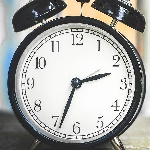
#> input picture 실습코드/lab-06/clock_150.jpg, 150 x 150 px
$ jupyter execute 'IPP-2022-1-lab-06-20185158-이은재.ipynb'
#> lines starting #> are read from the running program, lines starting #| are printed output that depends on the picture
<h1 align='center'> 영상처리 프로그래밍 실습 6</h1>

<h6 align='right'> 2022. 4. 14. </h6>

<div class="alert alert-block alert-info">

- 파일 이름에서 00000000을 자신의 학번으로, name을 자신의 이름으로 수정하세요.

- 다음 줄에 자신의 이름, 학번, 학과(전공)을 적으세요.

* 이름:   &nbsp;이은재&nbsp;          학번:    &nbsp;20185158&nbsp;         학과(전공): 빅데이터

</div>

- JupyterLab 문서의 최신 버전은 [JupyterLab Documentation](https://jupyterlab.readthedocs.io/en/stable/index.html#/)을  참고하라

- Markdown은 [Markdown Guide](https://www.markdownguide.org/)를 참고하라.
- [Markdown Cheat Sheet](https://www.markdownguide.org/cheat-sheet/)

* 제출 마감: 4월 18일 (월) 오후 6:00까지 최종본을 SmartLEAD제출

[cell 1]
import cv2
import matplotlib.pyplot as plt

import numpy as np
print("OpenCV version", cv2.__version__)
print("NumPy version", np.__version__)

## 지난 주 문제 1.

다음 조건을 모두 만족하는 프로그램을 작성하라.

- 'clock_150.jpg' 파일을 읽고, cv2.imshow 함수를 이용하여 "Clock" title을 가진 윈도우에 영상을 표시한다.
- "Clock" 윈도우 위에 마우스 오른쪽 버튼을 누르면 영상이 가로 세로 방향으로 조금씩 확대된다. 단, 최대 5 배 이상을 넘으면 더 이상 영상은 확대되지 않는다.
- "Clock" 윈도우 위에 마우스 왼쪽 버튼을 누르면 영상이 가로 세로 방향으로 조금씩 축소된다. 단, 원래 영상 크기보다 작아지면 안된다.
- 다음 숫자를 누르면 영상 확대 시 interpolation 옵션은 키보드의 숫자를 눌러서 지정한다.
  - 1: Nearest-neighbor interpolation
  - 2: Bilinear interpolation
  - 3: Cubic interpolation

[cell 2]
def onMouse(event, x, y, flags, param):
    global img2, val

    if event == cv2.EVENT_RBUTTONDOWN:
        if val < MAX_VAL:
            val = val + 1
    elif event == cv2.EVENT_LBUTTONDOWN:
        if val > 1:
            val = val - 1
    width = img.shape[1]*val
    height = img.shape[0]*val
    cv2.resizeWindow(winName, width, height)
    img2 = cv2.resize(img, (height, width), cv2.INTER_LINEAR)
    cv2.imshow(winName, img2)


def get_top_left_coordinate(val):
    space_x = (WIDTH - img.shape[1]*val)
    space_y = (HEIGHT - img.shape[0]*val)
    return space_x//2, space_y//2


file_name = 'clock_150.jpg'
img = cv2.imread(file_name)
#> img is the input picture: shape (150, 150, 3); mean B, G, R 164.7, 167.8, 167.2
val = 1
MAX_VAL = 5

img2 = img.copy()

winName = "Up-sampling an image"
cv2.namedWindow(winName, flags=1|cv2.WINDOW_GUI_NORMAL )
cv2.imshow(winName, img2)

cv2.setMouseCallback(winName, onMouse)
cv2.waitKey(0)
cv2.destroyAllWindows()

## 예제 1.
bird.jpg' 파일을 읽고, 이 영상의 R, G, B 성분의 히스토그램을 그래프로 표시하라.
### 1.1 NumnPy 배열로부터 직접 히스토그램을 구하는 방법

[cell 3]
bird = cv2.imread('bird.png')
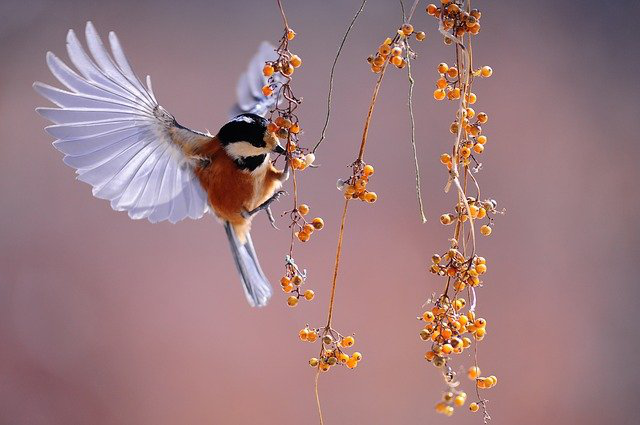
#> input picture 실습코드/lab-06/bird.png, 640 x 425 px
#> bird is the input picture: shape (425, 640, 3); mean B, G, R 128.3, 123.7, 156.4

[cell 4]
bird.shape, bird.min(), bird.max()
#> Out = ((425, 640, 3), 0, 255)

[cell 5]
hist_B = [ bird[...,0][bird[...,0]==n].size for n in range(256)] # ... = :,:,:,:....
hist_G = [ bird[...,1][bird[...,1]==n].size for n in range(256)] # ... = :,:,:,:....
hist_R = [ bird[...,2][bird[...,2]==n].size for n in range(256)] # ... = :,:,:,:....

plt.plot(range(256), hist_B, 'b')
plt.plot(range(256), hist_G, 'g')
plt.plot(range(256), hist_R, 'r')
plt.show()
#> figure, not shown here; curve peaks at x = 129, y = 9182; curve peaks at x = 127, y = 9264; curve peaks at x = 161, y = 5521

### 1.2 skimage.exposure 모듈의 histogram을 이용한 방법

[cell 6]
from skimage.exposure import histogram
help(histogram)

[cell 7]
hist_B, hist_center_B = histogram(bird[...,0])
#> hist_center_B = 256 values from 0 to 255
hist_G, hist_center_G = histogram(bird[...,1])
#> hist_center_G = 256 values from 0 to 255
hist_R, hist_center_R = histogram(bird[...,2])
#> hist_center_R = 256 values from 0 to 255
plt.plot( hist_center_B,hist_B,'b')
plt.plot( hist_center_G,hist_G,'g')
plt.plot( hist_center_R,hist_R,'r')
plt.show()

[cell 8]
hist_B, hist_center_B = histogram(bird[...,0].astype(float), nbins=8)
#> hist_B = [7932, 5361, 8113, 97544, 128273, 9304, 10063, 5410]; hist_center_B = [15.94, 47.81, 79.69, 111.6, 143.4, 175.3, 207.2, 239.1]
hist_G, hist_center_G = histogram(bird[...,1].astype(float), nbins=8)
#> hist_G = [3636, 3903, 19362, 135631, 88697, 11704, 7016, 2051]; hist_center_G has the same summary as hist_center_B
hist_R, hist_center_R = histogram(bird[...,2].astype(float), nbins=8)
#> hist_R = [1367, 890, 5839, 30405, 107116, 106868, 12467, 7048]; hist_center_R has the same summary as hist_center_B
plt.plot( hist_center_B,hist_B,'b')
plt.plot( hist_center_G,hist_G,'g')
plt.plot( hist_center_R,hist_R,'r')
plt.show()
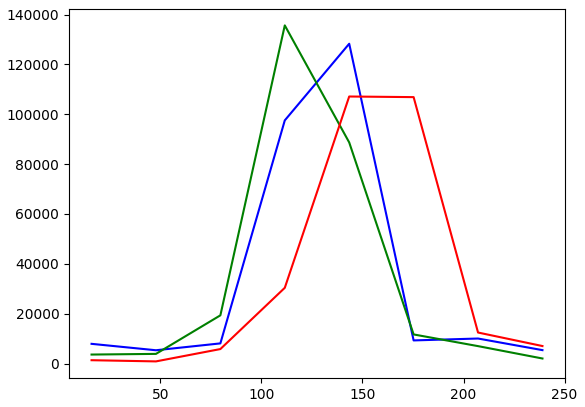
#> figure drawn by matplotlib, 1 panel

[cell 9]
hist_center_B, hist_center_G, hist_center_R
#> Out = ([15.94, 47.81, 79.69, 111.6, 143.4, 175.3, 207.2, 239.1], [15.94, 47.81, 79.69, 111.6, 143.4, 175.3, 207.2, 239.1], [15.94, 47.81, 79.69, 111.6, 143.4, 175.3, 207.2, 239.1])

### 1.3 OpenCV의 calcHist를 이용한 방법

[cell 10]
help(cv2.calcHist)

[cell 11]
hist_B = cv2.calcHist([bird], [0], None, [256], [0, 256])
#> hist_B = 256 values, max 9182 at index 129, min 80 at index 253, mean 1062.5
hist_G = cv2.calcHist([bird], [1], None, [256], [0, 256])
#> hist_G = 256 values, max 9264 at index 127, min 3 at index 254, mean 1062.5
hist_R = cv2.calcHist([bird], [2], None, [256], [0, 256])
#> hist_R = 256 values, max 5521 at index 161, min 8 at index 30, mean 1062.5

[cell 12]
hist_B.shape
#> Out = (256, 1)

[cell 13]
plt.plot(range(256), hist_B, 'b')
plt.plot(range(256), hist_G, 'g')
plt.plot(range(256), hist_R, 'r')
plt.show()

## 예제 2.
영상의 로그 변환은 다음과 같은 식으로 표현된다.

$$ g(x,y) = \frac{255}{\log(1+\max\{f(x,y)\}} \log\{1+f(x,y)\}$$

### 2.1
로그 변환 함수의 그래프를 그려라.

[cell 14]
np.round(258.6).clip(0,255) #반올림 + 자르기

[cell 15]
def log_transformation(r):
    C = 255 / np.log(256)
    s = (C * np.log(1. + r)).round(0).clip(0,255).astype(np.uint8)
    return s

r = np.arange(256)
s = log_transformation(r)
plt.plot(r,s)
plt.show()
#> figure, not shown here; curve peaks at x = 253, y = 255

### 2.2
Lookup table 방식을 이용한 로그 변환 함수를 작성하라.

[cell 16]
def lookupTable(r, lut):
    return lut[r]

C = 255 / np.log(256)
s = (C * np.log(1. + r)).round(0).clip(0,255).astype(np.uint8)
log_lut = np.array([(C * np.log(1. + r)).round(0).clip(0,255).astype(np.uint8)\
     for r in range(256)])

### 2.3
- bird.png, forest.jpg, grass.jpg 영상에 log 변환을 적용한 후에 원 영상과 변환 영상을 나란히 표시하라. (단, BGR 영상을 다음 몇 가지 color 공간으로 변환한 후에 특정 성분만 변환한 후에 다시 BGR 성분으로 변환하는 방법도 사용하라.)
  - RGB
  - Luv
  - Lab
  - YUV

- 위에서 사용한 변환 전 후 영상의 R, G, B 성분별 히스토그램을 비교하라.

[cell 17]
cv2dir = dir(cv2)
[e for e in cv2dir if 'COLOR_' in e]

[cell 18]
def show_two_images(img1, img2):
    if img1.ndim != 3 and img2.ndim != 3:
        plt.figure(figsize=(12,4))
        plt.subplot(121)
        plt.imshow(img1, cmap='gray')
        plt.subplot(122)
        plt.imshow(img2, cmap='gray')
        plt.show()
    else:
        plt.figure(figsize=(12,4))
        plt.subplot(121)
        plt.imshow(img1[...,::-1])
        plt.subplot(122)
        plt.imshow(img2[...,::-1])
        plt.show()

[cell 19]
bird = cv2.imread('bird.png')
bird_log = lookupTable(bird, log_lut)
show_two_images(bird, bird_log)

[cell 20]
bird_Luv = cv2.cvtColor(bird, cv2.COLOR_BGR2Luv)
#> bird_Luv: shape (425, 640, 3); mean of channels 0, 1, 2 139.9, 111.1, 136.4
bird_Luv[...,0] = lookupTable(bird_Luv[...,0], log_lut)
#> bird_Luv: shape (425, 640, 3); mean of channels 0, 1, 2 226, 111.1, 136.4
bird_Luv_log = cv2.cvtColor(bird_Luv, cv2.COLOR_Luv2BGR)
show_two_images(bird,bird_Luv_log)

## 예제 3.
영상의 gamma 변환은 다음과 같은 식으로 표현된다.

$$s = 255^{1-\gamma} c^\gamma$$

### 2.1
아래 gamma 값에 대해서 감마 변환 함수의 그래프를 그려라.

$$\gamma = 1/4, 1/3, 1/2, 1, 3/2, 2, 5/2$$

[cell 21]
def gamma_lut(gamma):
    out = 255**(1-gamma) * np.arange(256) ** gamma
    return out.round(0).clip(0,255).astype(np.uint8)

gammas = (1/4, 1/3, 1/2, 1, 3/2, 2, 5/2)

for n, gamma in enumerate(gammas):
    s = gamma_lut(gamma)
    plt.plot(r,s)
#> figure, not shown here; curve peaks at x = 254, y = 255; curve peaks at x = 254, y = 255; curve peaks at x = 255, y = 255

### 3.2
cv2.imread 함수를 이용해서 'grass.jpg' 파일을 읽고, gamma 값을 조정하면서 gamma 변환한 영상을 표시하라.

[cell 22]
grass = cv2.imread('grass.jpg')
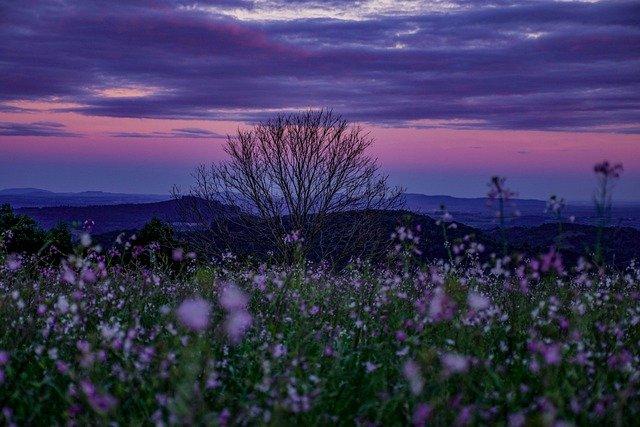
#> input picture 실습코드/lab-06/grass.jpg, 640 x 427 px
#> grass is the input picture: shape (427, 640, 3); mean B, G, R 90.1, 55.4, 60.2

[cell 23]
lut_gamma = gamma_lut(0.5)

grass_YUV = cv2.cvtColor(grass, cv2.COLOR_BGR2YUV)
#> grass_YUV: shape (427, 640, 3); mean of channels 0, 1, 2 60.8, 142.5, 127.5
grass_YUV[...,0] = lookupTable(grass_YUV[...,0], lut_gamma)
#> grass_YUV: shape (427, 640, 3); mean of channels 0, 1, 2 118.2, 142.5, 127.5
grass_YUV_gamma = cv2.cvtColor(grass_YUV, cv2.COLOR_YUV2BGR)
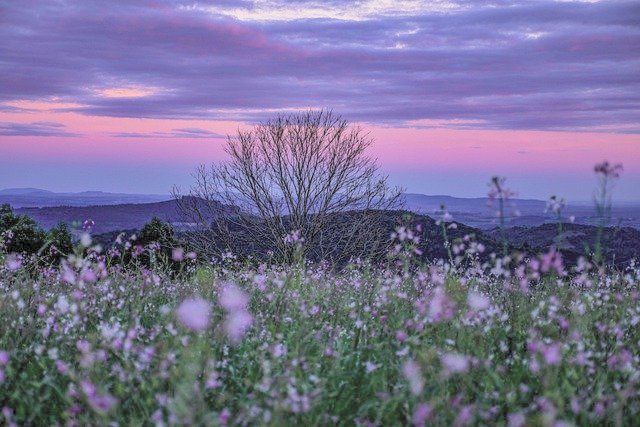
#> grass_YUV_gamma: shape (427, 640, 3); mean B, G, R 147.7, 112.8, 117.6

show_two_images(grass, grass_YUV_gamma)

[cell 24]
help(cv2.circle)

## Extra 예제

- RGB --> YCrCb --> Y만 Histogram equalize
- YCrCb --> RGB --> HSV --> S와 V Histogram equalize
- HSV --> RGB

[cell 25]
grass = cv2.imread('grass.jpg')
grass_YCrCb = cv2.cvtColor(grass, cv2.COLOR_BGR2YCrCb) # RGB -> YCrCb
#> grass_YCrCb: shape (427, 640, 3); mean of channels 0, 1, 2 60.8, 127.6, 144.6
grass_YCrCb[...,0] = cv2.equalizeHist(grass_YCrCb[...,0]) # Y만 histogram equalize
#> grass_YCrCb: shape (427, 640, 3); mean of channels 0, 1, 2 128.5, 127.6, 144.6

grass_1 = cv2.cvtColor(grass_YCrCb, cv2.COLOR_YCrCb2BGR) # YCrCb -> RGB
grass_1_HSV = cv2.cvtColor(grass, cv2.COLOR_BGR2HSV) # RGB -> HSV
#> grass_1_HSV: shape (427, 640, 3); mean H, S, V 113.9, 126.7, 93.6
grass_1_HSV[...,1] = cv2.equalizeHist(grass_1_HSV[...,1]) # s histogram equalize
#> grass_1_HSV: shape (427, 640, 3); mean H, S, V 113.9, 128.4, 93.6
grass_1_HSV[...,2] = cv2.equalizeHist(grass_1_HSV[...,2]) # v histogram equalize
#> grass_1_HSV: shape (427, 640, 3); mean H, S, V 113.9, 128.4, 128.4
grass_2 = cv2.cvtColor(grass_1_HSV, cv2.COLOR_HSV2BGR) # HSV -> RGB

show_two_images(grass, grass_2)

[cell 26]
grass = cv2.imread('basement.jpg')
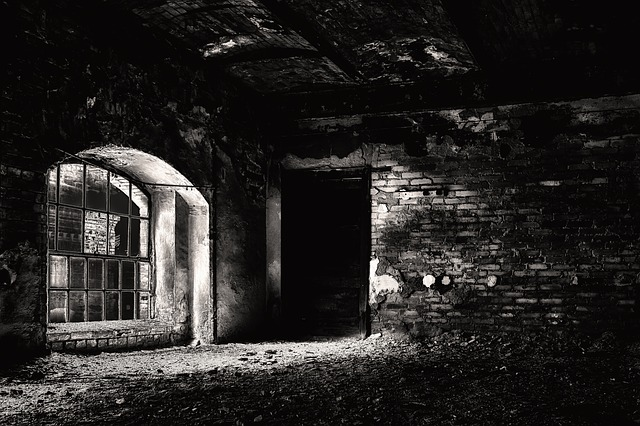
#> input picture 실습코드/lab-06/basement.jpg, 640 x 426 px
#> grass is the input picture: shape (426, 640, 3); mean B, G, R 34.9, 36.4, 38.3
grass_YCrCb = cv2.cvtColor(grass, cv2.COLOR_BGR2YCrCb)
#> grass_YCrCb: shape (426, 640, 3); mean of channels 0, 1, 2 36.8, 129.3, 127
grass_YCrCb[...,0] = cv2.equalizeHist(grass_YCrCb[...,0])
#> grass_YCrCb: shape (426, 640, 3); mean of channels 0, 1, 2 130.8, 129.3, 127

grass_1 = cv2.cvtColor(grass_YCrCb, cv2.COLOR_YCrCb2BGR)
#> grass_1: shape (426, 640, 3)
grass_1_HSV = cv2.cvtColor(grass, cv2.COLOR_BGR2HSV)
#> grass_1_HSV: shape (426, 640, 3); mean H, S, V 56.3, 65.4, 38.3
grass_1_HSV[...,1] = cv2.equalizeHist(grass_1_HSV[...,1])
#> grass_1_HSV: shape (426, 640, 3); mean H, S, V 56.3, 131.2, 38.3
grass_1_HSV[...,2] = cv2.equalizeHist(grass_1_HSV[...,2])
#> grass_1_HSV: shape (426, 640, 3); mean H, S, V 56.3, 131.2, 132.9
grass_2 = cv2.cvtColor(grass_1_HSV, cv2.COLOR_HSV2BGR)
#> grass_2: shape (426, 640, 3)

show_two_images(grass, grass_2)

[cell 27]
grass = cv2.imread('forest.jpg')
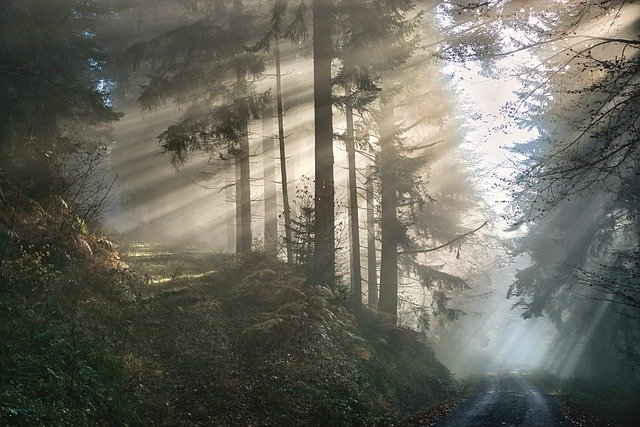
#> input picture 실습코드/lab-06/forest.jpg, 640 x 427 px
#> grass is the input picture: shape (427, 640, 3); mean B, G, R 95.4, 105.7, 107
grass_YCrCb = cv2.cvtColor(grass, cv2.COLOR_BGR2YCrCb)
#> grass_YCrCb: shape (427, 640, 3); mean of channels 0, 1, 2 104.9, 129.5, 122.6
grass_YCrCb[...,0] = cv2.equalizeHist(grass_YCrCb[...,0])
#> grass_YCrCb: shape (427, 640, 3); mean of channels 0, 1, 2 128.1, 129.5, 122.6

grass_1 = cv2.cvtColor(grass_YCrCb, cv2.COLOR_YCrCb2BGR)
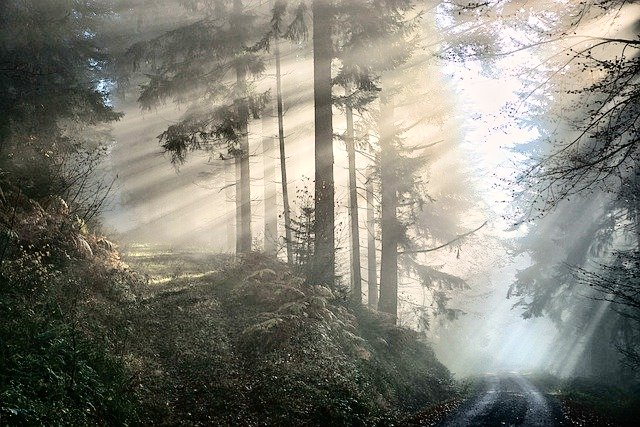
#> grass_1: shape (427, 640, 3); mean B, G, R 118.6, 128.9, 130.2
grass_1_HSV = cv2.cvtColor(grass, cv2.COLOR_BGR2HSV)
#> grass_1_HSV: shape (427, 640, 3); mean H, S, V 43, 47.5, 110.5
grass_1_HSV[...,1] = cv2.equalizeHist(grass_1_HSV[...,1])
#> grass_1_HSV: shape (427, 640, 3); mean H, S, V 43, 128.6, 110.5
grass_1_HSV[...,2] = cv2.equalizeHist(grass_1_HSV[...,2])
#> grass_1_HSV: shape (427, 640, 3); mean H, S, V 43, 128.6, 128.2
grass_2 = cv2.cvtColor(grass_1_HSV, cv2.COLOR_HSV2BGR)
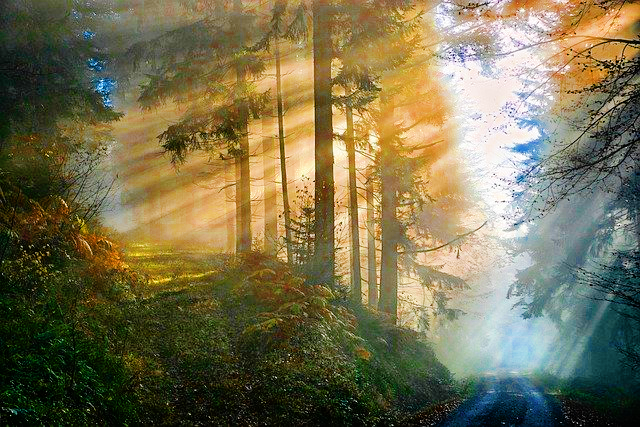
#> grass_2: shape (427, 640, 3); mean B, G, R 79.6, 112.4, 119.2

show_two_images(grass, grass_2)
#> in show_two_images (call 6), `plt.show()`:
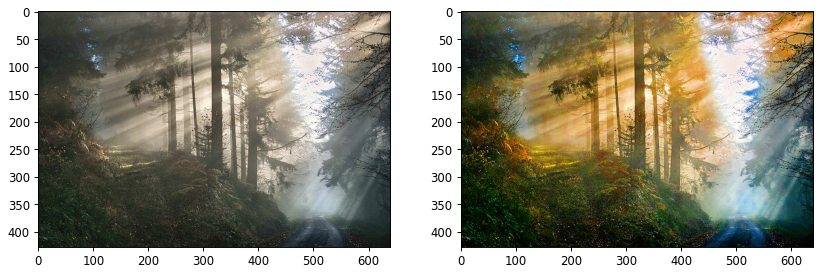
#> figure drawn by matplotlib, 2 panels

## 예제 4.
다음 세 가지 방법으로 구현한 감마 변환 함수의 평균 실행 시간을 비교하는 프로그램을 작성하라.
- 영상을 표현하는 NumPy 배열에 직접 감마 변환 연산을 적용하는 경우
- NumPY 배열로 lookup table을 만들고, boolean indexing을 이용하는 경우
- OpenCV의 LUT 함수를 사용하는 경우

## 예제 5.
- 'basement.jpg' 파일을 읽고 히스토그램 평활화를 적용한 영상을 만들고, 원 영상과 나란히 표시하라.
  - 컬러 영상을 직접 히스토그램 평활화한 영상과 컬러 공간을 변경한 후에 특정 성분에만 히스토그램 평활화한 영상과 특성을 비교하라.
- 히스토그램 평활화 전, 후의 영상의 컬러 히스토그램을 그려라.

[cell 28]
# 히스토그램 평활화를 적용한 영상을 만들고, 원 영상과 나란히 표시
basement = cv2.imread('basement.jpg')
basement_eq = np.empty_like(basement)
basement_eq[...,0] = cv2.equalizeHist(basement[...,0]) #blue
basement_eq[...,1] = cv2.equalizeHist(basement[...,1]) #green
basement_eq[...,2] = cv2.equalizeHist(basement[...,2]) #red
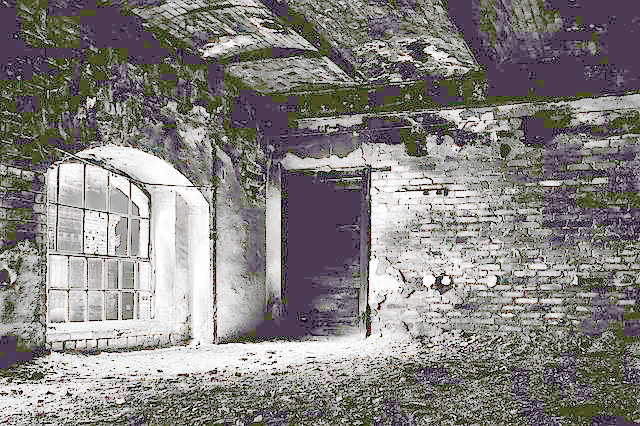
#> basement_eq: shape (426, 640, 3); mean B, G, R 126.9, 129.3, 132.9
show_two_images(basement, basement_eq)

[cell 29]
# 컬러 영상을 직접 히스토그램 평활화한 영상과 컬러 공간을 변경한 후에 특정 성분에만
# 히스토그램 평활화한 영상과 특성을 비교

# RGB -> LUV
basement_LUV = cv2.cvtColor(basement, cv2.COLOR_BGR2LUV)
# L 성분에만 히스토그램 평활화 적용
basement_LUV[...,0] = cv2.equalizeHist(basement_LUV[...,0])
basement_LUV_eq = cv2.cvtColor(basement_LUV, cv2.COLOR_LUV2BGR)
basement_LUV_eq = basement_LUV_eq[...,::-1]
show_two_images(basement_eq,basement_LUV_eq)

[cell 30]
# 히스토그램 평활화 전, 후의 영상의 컬러 히스토그램을 그려라.
plt.figure(figsize=(8,4))
hist, hist_center = histogram(basement)
#> hist = 256 values, max 73476 at index 7, min 283 at index 252, mean 3195; hist_center = 256 values from 0 to 255
hist_eq, hist_center_eq = histogram(basement_eq)
#> hist_eq = 256 values, max 44891 at index 75, min 0 at index 1, mean 3195; hist_center_eq = 256 values from 0 to 255
plt.plot(hist_center, hist, 'r', label='original')
plt.plot(hist_center_eq, hist_eq, 'g', label='equalized')
plt.xlim(0,255)
plt.legend()
plt.show()
